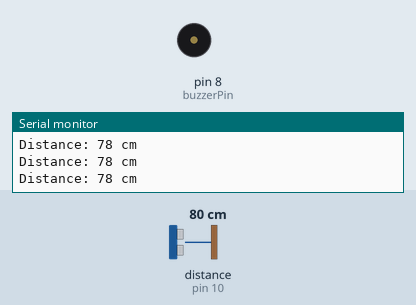
This sketch was run on a simulated Arduino Uno, built with avr-gcc and run on an emulated ATmega328P. On the bench: buzzer (waves = sounding, pin HIGH), the last lines printed to the serial monitor. Wiring (inferred from the names in the program): ultrasonic range finder: trigger pin 9; echo pin 10. Inputs (shaded band) come from the test bench; at power-on: distance to the obstacle (sensor on pin 10) 80 cm. The echo pulse lasts 58.3 µs per cm; pins used as bus, display or sensor lines are not drawn.

Above: at 1.2 s.
1.3 s: distance to the obstacle (sensor on pin 10) set to 23 cm
2.8 s: distance to the obstacle (sensor on pin 10) set to 20 cm
At 4.1 s:
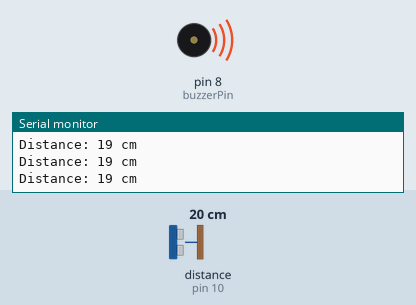
4.4 s: distance to the obstacle (sensor on pin 10) set to 35 cm
At 5.3 s:
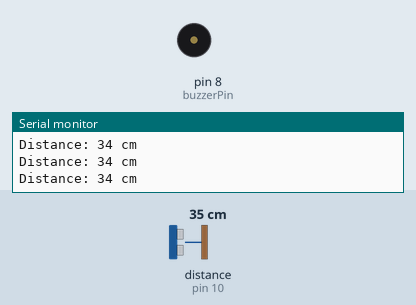
5.9 s: distance to the obstacle (sensor on pin 10) set to 4 cm
At 6.7 s:
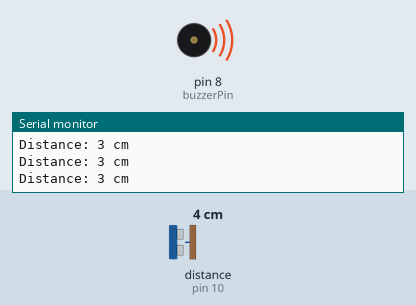
Timing chart, 0 to 8.4 s (numbered marks = the images above; inputs shaded):
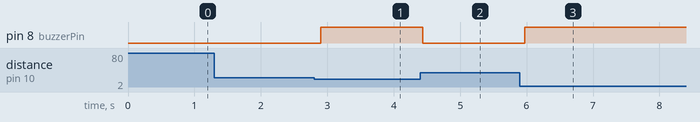

Measured:
- the behaviour switches between 22 and 21 cm on distance to the obstacle (sensor on pin 10) (found by bisection; images 0 and 1)
- after the input at 2.8 s, pin 8 (buzzerPin): LOW → HIGH after 0.10 s
- after the input at 4.4 s, pin 8 (buzzerPin): HIGH → LOW at once
- after the input at 5.9 s, pin 8 (buzzerPin): LOW → HIGH after 0.07 s

The sketch:

buzzer_n_us.ino
```cpp
// HC-SR04 Pins
const int trigPin = 9;
const int echoPin = 10;

// Buzzer Pin
const int buzzerPin = 8;

long duration;
int distance;

void setup() {
  pinMode(trigPin, OUTPUT);
  pinMode(echoPin, INPUT);
  pinMode(buzzerPin, OUTPUT);

  Serial.begin(9600);
}

void loop() {
  // Clear trigger pin
  digitalWrite(trigPin, LOW);
  delayMicroseconds(2);

  // Send 10 µs pulse
  digitalWrite(trigPin, HIGH);
  delayMicroseconds(10);
  digitalWrite(trigPin, LOW);

  // Read echo pulse
  duration = pulseIn(echoPin, HIGH);

  // Calculate distance in cm
  distance = duration * 0.034 / 2;

  Serial.print("Distance: ");
  Serial.print(distance);
  Serial.println(" cm");

  // Buzzer control
  if (distance <= 20) {
    digitalWrite(buzzerPin, HIGH); // Buzzer ON
  } else {
    digitalWrite(buzzerPin, LOW);  // Buzzer OFF
  }

  delay(100);
}
```
